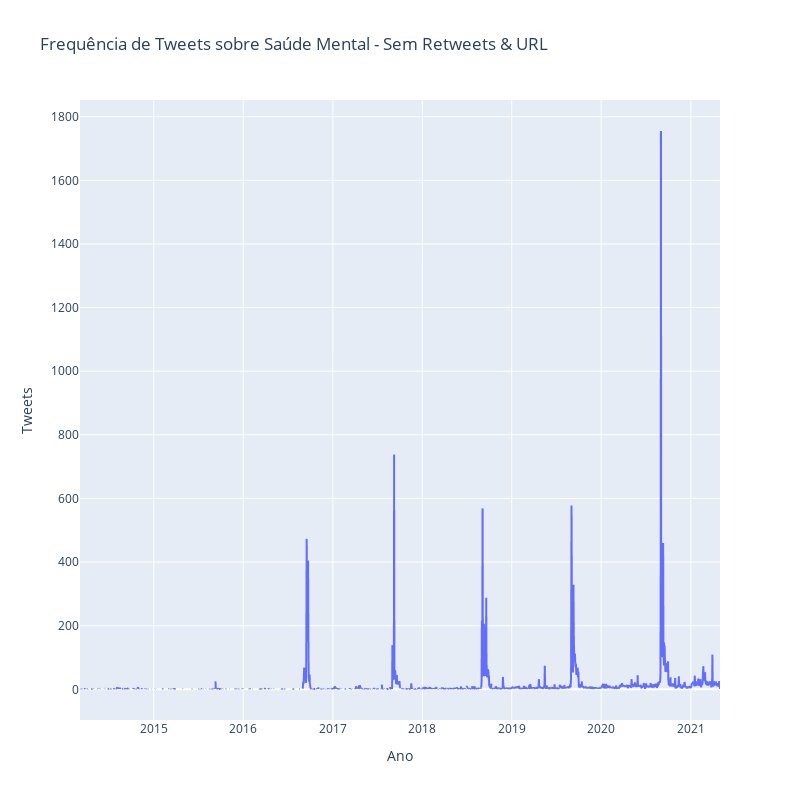

Notebook source saved alongside this figure:
### Code cell
fig = px.line(dataframe, 
labels={'value': 'Tweets', 'date': 'Ano'}, 
title= 'Frequência de Tweets sobre Saúde Mental - Sem Retweets & URL',
height=800,
width=800)

fig.update_layout(showlegend=False, hovermode='x')

fig.update_traces(hovertemplate="%{y}", name='Tweets')

### Figure 1 — Plotly figure (JSON) as saved in the notebook; plotly's stock layout.template omitted (floating-point values rounded to 4 significant figures; data arrays with more than 128 entries replaced by an {"elided": "..."} marker saying what was removed)
{"data": [{"hovertemplate": "%{y}", "legendgroup": "qtd", "line": {"color": "#636efa", "dash": "solid"}, "mode": "lines", "name": "Tweets", "showlegend": true, "type": "scattergl", "x": {"elided": "2613 str values"}, "xaxis": "x", "y": {"elided": "2613 int values"}, "yaxis": "y"}], "layout": {"height": 800, "hovermode": "x", "legend": {"title": {"text": "variable"}, "tracegroupgap": 0}, "showlegend": false, "title": {"text": "Frequência de Tweets sobre Saúde Mental - Sem Retweets & URL"}, "width": 800, "xaxis": {"anchor": "y", "domain": [0, 1], "title": {"text": "Ano"}}, "yaxis": {"anchor": "x", "domain": [0, 1], "title": {"text": "Tweets"}}}}
